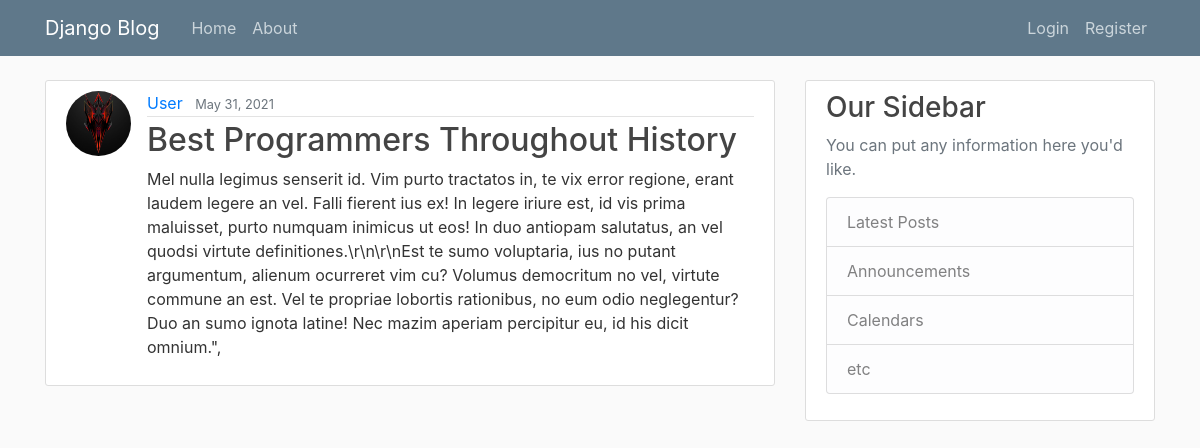
The app's page /post/18/ with its own data.
### blog/models.py (models this page shows, shortened)
class Post(models.Model):
    title = models.CharField(max_length=100)
    content = models.TextField()
    date = models.DateTimeField(default=timezone.now)
    author = models.ForeignKey(User, on_delete=models.CASCADE)

### users/models.py (models this page shows, shortened)
class Profile(models.Model):
    user = models.OneToOneField(User, on_delete=models.CASCADE)
    image = models.ImageField(default='default.jpg', upload_to='profile_pics')

### blog/views.py (the view)
# urls.py: path('post/<int:pk>/', PostDetailView.as_view(), name='post-detail'),
class PostDetailView(DetailView):
    model = Post
    template_name = 'post_detail.html'

### templates/post_detail.html (shortened to what this page needs)
{% extends "base.html"%}
{% block content%}
    <article class="media content-section">
      <img class="rounded-circle article-img" src="{{ object.author.profile.image.url }}">
        <div class="media-body">
          <div class="article-metadata">
            <a class="mr-2" href="{%url 'user-posts' object.author.username%}">{{ object.author }}</a>
            <small class="text-muted">{{ object.date|date:"F d, Y" }}</small>
          </div>
          <h2 class="article-title">{{ object.title }}</h2>
          <p class="article-content">{{ object.content }}</p>
        </div>
    </article>
{% endblock content%}

### blog/static/blog/main.css (style rules this page uses)
body { background: #fafafa; color: #333333; margin-top: 5rem; }
h1, h2, h3, h4, h5, h6 { color: #444444; }
.content-section { background: #ffffff; padding: 10px 20px; border: 1px solid #dddddd; border-radius: 3px; margin-bottom: 20px; }
.article-title { color: #444444; }
.article-content { white-space: pre-line; }
.article-img { height: 65px; width: 65px; margin-right: 16px; }
.article-metadata { padding-bottom: 1px; margin-bottom: 4px; border-bottom: 1px solid #e3e3e3 }

### records on screen
Post: author.profile.image (placeholder picture), author "User", date "May 31, 2021", title "Best Programmers Throughout History", content "Mel nulla legimus senserit id. Vim purto tractatos in, te vix error regione, erant laudem legere an vel. Falli fierent ius ex! In legere iriure est, id vis prima maluisset, purto numquam inimicus ut eos! In duo antiopam salutatus, an vel quodsi virtute definitiones.\\r\\n\\r\\nEst te sumo voluptaria, ius no putant argumentum, alienum ocurreret vim cu? Volumus democritum no vel, virtute commune an est. Vel te propriae lobortis rationibus, no eum odio neglegentur? Duo an sumo ignota latine! Nec mazim aperiam percipitur eu, id his dicit omnium.\","
